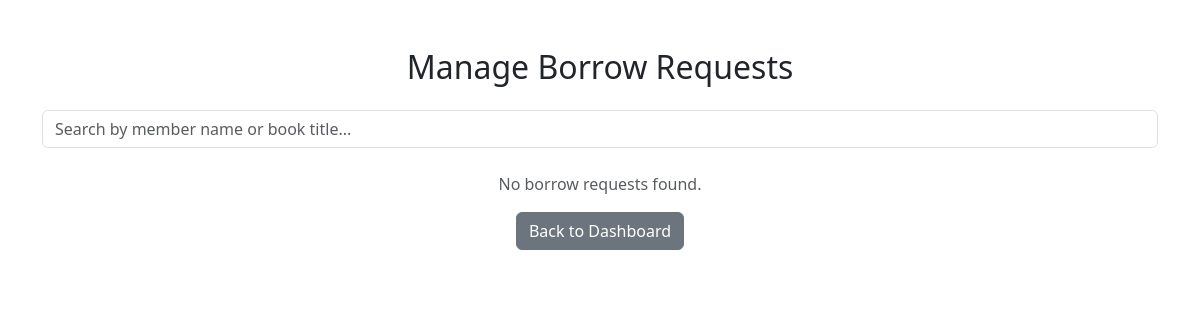
Page /manage_borrow_requests.php (signed in) on the earlier database version.
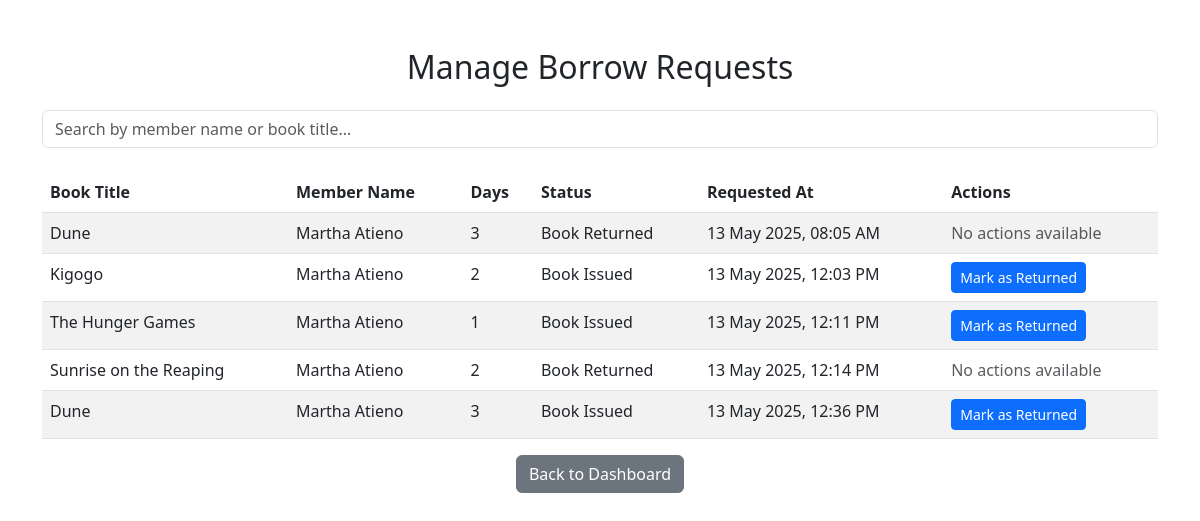
Same page on the later database version.
### tables this page shows
CREATE TABLE `borrow_requests` (
  `id` int(11) NOT NULL,
  `book_id` int(11) NOT NULL,
  `user_id` int(11) NOT NULL,
  `days` int(11) NOT NULL,
  `total_cost` decimal(10,2) NOT NULL,
  `status` enum('pending','Book Issued','Rejected','Book Returned') DEFAULT 'pending',
  `requested_at` timestamp NOT NULL DEFAULT current_timestamp(),
  `updated_at` timestamp NOT NULL DEFAULT current_timestamp() ON UPDATE current_timestamp()
);

CREATE TABLE `books` (
  `id` int(11) NOT NULL,
  `title` varchar(255) NOT NULL,
  `author` varchar(255) NOT NULL,
  `category_id` int(11) NOT NULL,
  `isbn` varchar(50) NOT NULL,
  `quantity` int(11) NOT NULL,
  `created_at` timestamp NOT NULL DEFAULT current_timestamp(),
  `cover_photo` varchar(255) DEFAULT NULL
);

CREATE TABLE `users` (
  `id` int(11) NOT NULL,
  `name` varchar(100) NOT NULL,
  `email` varchar(100) NOT NULL,
  `password` varchar(255) NOT NULL,
  `role` enum('admin','librarian','member') DEFAULT 'member',
  `created_at` timestamp NOT NULL DEFAULT current_timestamp()
);

### manage_borrow_requests.php (the view, shortened to what this page needs)
<?php
include 'db_connection.php';
$borrow_requests_sql = "
    SELECT borrow_requests.id, books.title, users.name AS member_name, borrow_requests.days, borrow_requests.total_cost, borrow_requests.status, borrow_requests.requested_at
    FROM borrow_requests
    INNER JOIN books ON borrow_requests.book_id = books.id
    INNER JOIN users ON borrow_requests.user_id = users.id
    ORDER BY borrow_requests.requested_at ASC";
$borrow_requests_result = $conn->query($borrow_requests_sql);
?>
<!DOCTYPE html>
<html lang="en">
<head>
    <link href="https://cdn.jsdelivr.net/npm/bootstrap@5.3.0/dist/css/bootstrap.min.css" rel="stylesheet">
</head>
<body>
    <div class="container mt-5">
        <h2 class="text-center">Manage Borrow Requests</h2>
        <div class="mt-4 mb-3">
            <input type="text" id="searchInput" class="form-control" placeholder="Search by member name or book title...">
        </div>
        <div class="mt-4">
            <?php if ($borrow_requests_result->num_rows > 0): ?>
                <table class="table table-striped" id="borrowRequestsTable">
                    <thead>
                        <tr>
                            <th>Book Title</th>
                            <th>Member Name</th>
                            <th>Days</th>
                            <th>Status</th>
                            <th>Requested At</th>
                            <th>Actions</th>
                        </tr>
                    </thead>
                    <tbody>
                        <?php while ($request = $borrow_requests_result->fetch_assoc()): ?>
                            <tr>
                                <td class="book-title"><?= htmlspecialchars($request['title']); ?></td>
                                <td class="member-name"><?= htmlspecialchars($request['member_name']); ?></td>
                                <td><?= $request['days']; ?></td>
                                <td><?= htmlspecialchars($request['status']); ?></td>
                                <td><?= date('d M Y, h:i A', strtotime($request['requested_at'])); ?></td>
                                <td>
                                    <?php if ($request['status'] === 'pending'): ?>
                                        <a href="manage_borrow_requests.php?action=approve&request_id=<?= $request['id']; ?>" class="btn btn-success btn-sm">Approve</a>
                                        <a href="manage_borrow_requests.php?action=reject&request_id=<?= $request['id']; ?>" class="btn btn-danger btn-sm" onclick="return confirm('Are you sure you want to reject this request?');">Reject</a>
                                    <?php elseif ($request['status'] === 'Book Issued'): ?>
                                        <a href="manage_borrow_requests.php?action=return&request_id=<?= $request['id']; ?>" class="btn btn-primary btn-sm">Mark as Returned</a>
                                    <?php else: ?>
                                        <span class="text-muted">No actions available</span>
                                    <?php endif; ?>
                                </td>
                            </tr>
                        <?php endwhile; ?>
                    </tbody>
                </table>
            <?php else: ?>
                <p class="text-muted text-center">No borrow requests found.</p>
            <?php endif; ?>
        </div>
        <div class="mt-3 text-center">
            <a href="librarian_dashboard.php" class="btn btn-secondary">Back to Dashboard</a>
        </div>
    </div>
</body>
</html>

Differences in the rows shown:
added borrow_requests: book.title "Dune", user.name "Martha Atieno", days "3", status "Book Returned", requested_at "13 May 2025, 08:05 AM", shows "No actions available"
added borrow_requests: book.title "Kigogo", user.name "Martha Atieno", days "2", status "Book Issued", requested_at "13 May 2025, 12:03 PM"
added borrow_requests: book.title "The Hunger Games", user.name "Martha Atieno", days "1", status "Book Issued", requested_at "13 May 2025, 12:11 PM"
added borrow_requests: book.title "Sunrise on the Reaping", user.name "Martha Atieno", days "2", status "Book Returned", requested_at "13 May 2025, 12:14 PM", shows "No actions available"
added borrow_requests: book.title "Dune", user.name "Martha Atieno", days "3", status "Book Issued", requested_at "13 May 2025, 12:36 PM"
Other differences:
text no longer shown: "No borrow requests found."
text now shown: "Book Title Member Name Days Status Requested At Actions"
